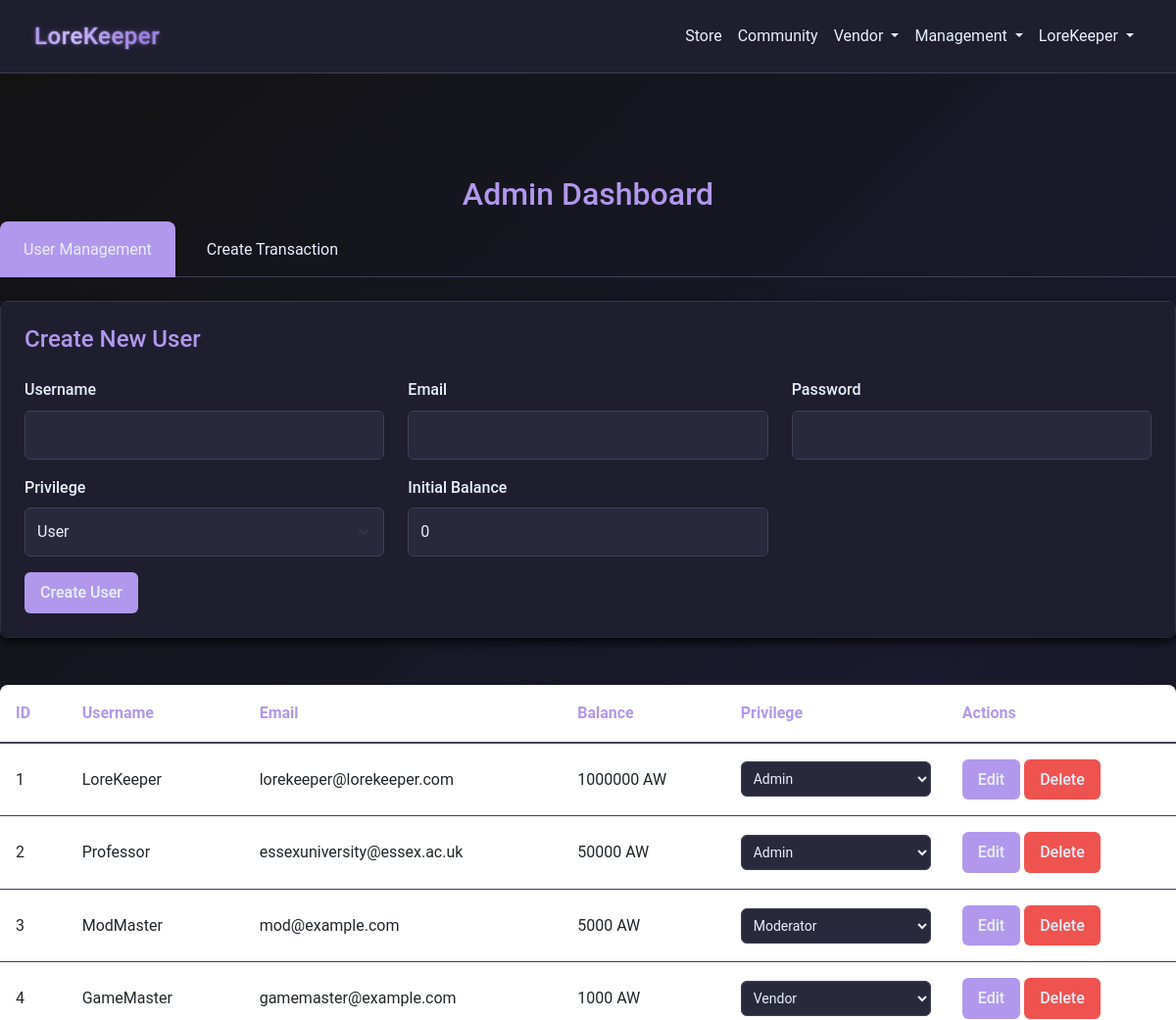
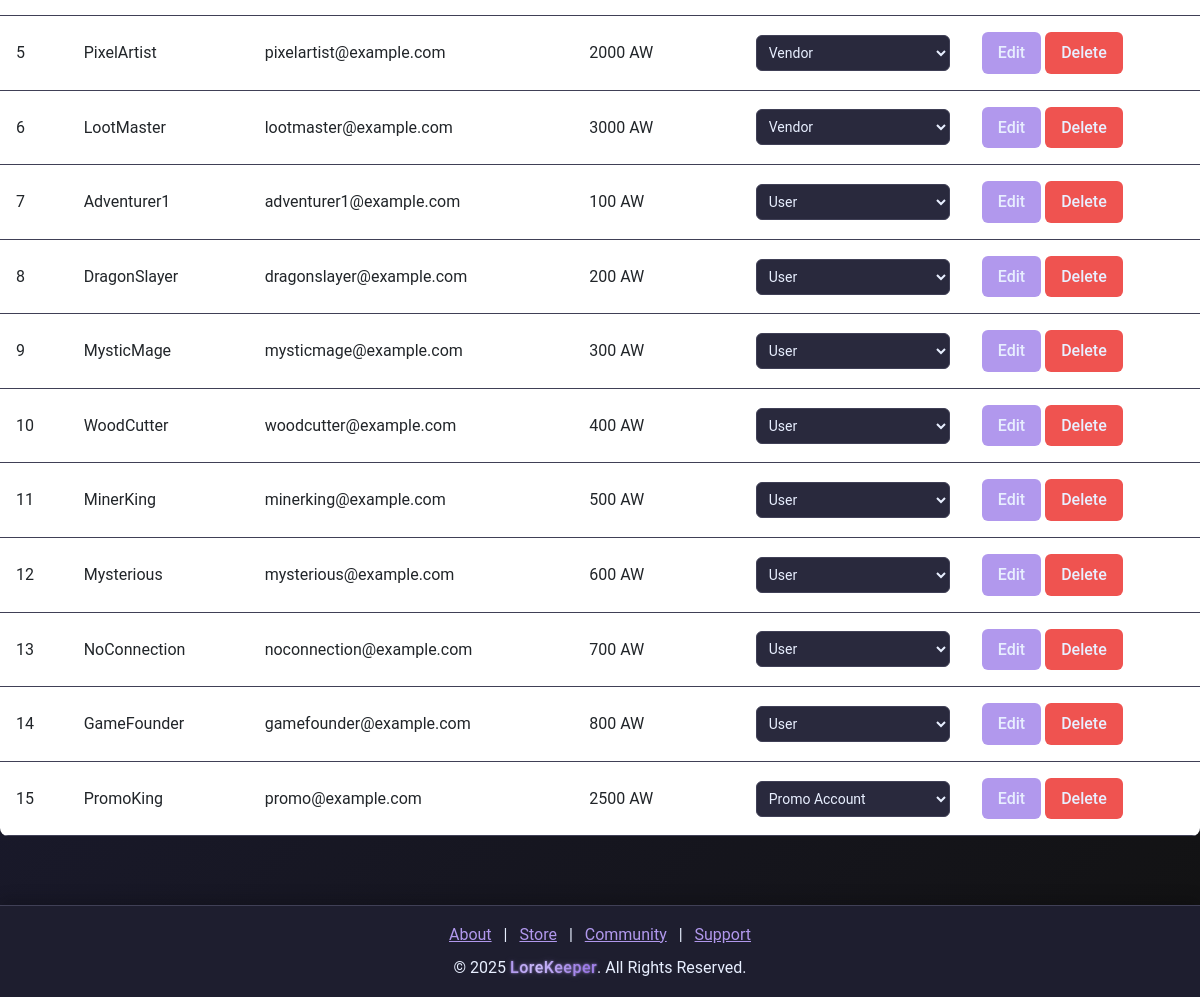
The page /admin (signed in) on the database its author committed (2 pictures, top to bottom).
### models.py (models this page shows)
class User(db.Model):
    __tablename__ = "users"
    id = db.Column(db.Integer, primary_key=True)
    username = db.Column(db.String(64), nullable=False, index=True)
    email = db.Column(db.String(128), unique=True, nullable=False, index=True)
    password = db.Column(db.String(128), nullable=False)
    bio = db.Column(db.String(256), default="")
    privilege_id = db.Column(db.Integer, db.ForeignKey("privileges.id"), default=1)
    created_at = db.Column(db.DateTime, default=datetime.utcnow)
    status = db.Column(db.String(64), default="Active", index=True)
    balance = db.Column(db.Integer, default=0)
    pending_balance = db.Column(db.Integer, default=0)
    purchases = db.relationship(
        "Purchase", back_populates="user", lazy=True, cascade="all, delete-orphan"
    )
    subscription = db.relationship(
        "Subscription", back_populates="user", lazy=True, cascade="all, delete-orphan"
    )
    received_transactions = db.relationship(
        "Receipt", foreign_keys="Receipt.receiver_id", back_populates="receiver"
    )
    tickets = db.relationship("SupportTicket", back_populates="user")
    responses = db.relationship("SupportTicketResponse", back_populates="responder")
    balance_logs = db.relationship("TransactionLog", back_populates="user")
    game_states = db.relationship("GameState", back_populates="user")
    grindstone_items = db.relationship("GrindStoneItem", back_populates="user")
    community_posts = db.relationship("CommunityPost", back_populates="creator")
    community_replies = db.relationship("CommunityReply", back_populates="creator")

class Privilege(db.Model):
    __tablename__ = "privileges"
    id = db.Column(db.Integer, primary_key=True)
    name = db.Column(db.String(64), nullable=False, unique=True)
    description = db.Column(db.String(256))

### app.py (the view, shortened to what this page needs)
@app.route("/admin", methods=["GET", "POST"])
@admin_required
def admin_dashboard():
    if session.get("privilege_id") != 999:
        flash("Access denied! Admins only.", "danger")
        return redirect(url_for("home"))
    users = User.query.all()
    privileges = Privilege.query.all()
    return render_template("admin.html", users=users, privileges=privileges)

### app.py (called while the page is built)
@app.after_request
def add_header(response):
    response.headers["Cache-Control"] = "no-store"
    return response

@app.before_request
def before_request():
    try:
        if session.get("user_id"):
            session.permanent = True
        else:
            getCookie()
    except Exception:
        session.clear()

### wrappers.py (called while the page is built)
def admin_required(f):
    @wraps(f)
    def decorated_function(*args, **kwargs):
        if not session.get("user_id"):
            flash("You must be logged in to access this page", "warning")
            return redirect(url_for("login"))
        if session.get("privilege_id") != 999:
            flash("Admin access required for this page", "warning")
            return redirect(url_for("home"))
        return f(*args, **kwargs)
    return decorated_function

### templates/admin.html (shortened to what this page needs)
{% extends "nav_footer_template.html" %}
{% block content %}
<div class="container mt-5 admin-dashboard">
    <h2 class="text-center" style="color: var(--accent-color);">Admin Dashboard</h2>
    <ul class="nav nav-tabs mb-4" id="adminTabs" role="tablist">
        <li class="nav-item">
            <a class="nav-link active" id="users-tab" data-bs-toggle="tab" href="#users" role="tab">User Management</a>
        </li>
        <li class="nav-item">
            <a class="nav-link" id="transactions-tab" data-bs-toggle="tab" href="#transactions" role="tab">Create Transaction</a>
        </li>
    </ul>
    <div class="tab-content" id="adminTabContent">
        <div class="tab-pane fade show active" id="users" role="tabpanel">
            <div class="admin-card">
                <div class="card-body admin-form">
                    <h5 class="card-title">Create New User</h5>
                    <form method="POST" action="{{ url_for('admin_dashboard') }}">
                        <div class="row">
                            <div class="col-md-4 mb-3">
                                <label for="username" class="form-label">Username</label>
                                <input type="text" class="form-control" id="username" name="username" required>
                            </div>
                            <div class="col-md-4 mb-3">
                                <label for="email" class="form-label">Email</label>
                                <input type="email" class="form-control" id="email" name="email" required>
                            </div>
                            <div class="col-md-4 mb-3">
                                <label for="password" class="form-label">Password</label>
                                <input type="password" class="form-control" id="password" name="password" required>
                            </div>
                        </div>
                        <div class="row">
                            <div class="col-md-4 mb-3">
                                <label for="privilege_id" class="form-label">Privilege</label>
                                <select class="form-select" id="privilege_id" name="privilege_id">
                                    {% for privilege in privileges %}
                                    <option value="{{ privilege.id }}">{{ privilege.name }}</option>
                                    {% endfor %}
                                </select>
                            </div>
                            <div class="col-md-4 mb-3">
                                <label for="balance" class="form-label">Initial Balance</label>
                                <input type="number" class="form-control" id="balance" name="balance" value="0">
                            </div>
                        </div>
                        <button type="submit" name="create_user" class="admin-btn admin-btn-primary">Create User</button>
                    </form>
                </div>
            </div>
            <div class="table-responsive">
                <table class="table admin-table">
                    <thead>
                        <tr>
                            <th>ID</th>
                            <th>Username</th>
                            <th>Email</th>
                            <th>Balance</th>
                            <th>Privilege</th>
                            <th>Actions</th>
                        </tr>
                    </thead>
                    <tbody>
                        {% for user in users %}
                        <tr>
                            <td>{{ user.id }}</td>
                            <td>{{ user.username }}</td>
                            <td>{{ user.email }}</td>
                            <td>{{ user.balance }} AW</td>
                            <td>
                                <select class="privilege-select" data-user-id="{{ user.id }}">
                                    {% for privilege in privileges %}
                                    <option value="{{ privilege.id }}" {% if privilege.id == user.privilege_id %}selected{% endif %}>
                                        {{ privilege.name }}
                                    </option>
                                    {% endfor %}
                                </select>
                            </td>
                            <td>
                                <button class="admin-btn admin-btn-primary edit-user" data-bs-toggle="modal"
                                        data-bs-target="#editUserModal" data-user-id="{{ user.id }}">
                                    Edit
                                </button>
                                <form method="POST" action="{{ url_for('delete_user', user_id=user.id) }}" class="d-inline">
                                    <button type="submit" class="admin-btn admin-btn-danger">Delete</button>
                                </form>
                            </td>
                        </tr>
                        {% endfor %}
                    </tbody>
                </table>
            </div>
        </div>
    </div>
</div>
{% endblock %}

### rows shown on the page
User: id "1", username "LoreKeeper", email "lorekeeper@lorekeeper.com", balance "1000000", privilege+id "Admin"
User: id "2", username "Professor", email "essexuniversity@essex.ac.uk", balance "50000", privilege+id "Admin"
User: id "3", username "ModMaster", email "mod@example.com", balance "5000", privilege+id "Moderator"
User: id "4", username "GameMaster", email "gamemaster@example.com", balance "1000", privilege+id "Vendor"
User: id "5", username "PixelArtist", email "pixelartist@example.com", balance "2000", privilege+id "Vendor"
User: id "6", username "LootMaster", email "lootmaster@example.com", balance "3000", privilege+id "Vendor"
User: id "7", username "Adventurer1", email "adventurer1@example.com", balance "100", privilege+id "User"
User: id "8", username "DragonSlayer", email "dragonslayer@example.com", balance "200", privilege+id "User"
User: id "9", username "MysticMage", email "mysticmage@example.com", balance "300", privilege+id "User"
User: id "10", username "WoodCutter", email "woodcutter@example.com", balance "400", privilege+id "User"
User: id "11", username "MinerKing", email "minerking@example.com", balance "500", privilege+id "User"
User: id "12", username "Mysterious", email "mysterious@example.com", balance "600", privilege+id "User"
User: id "13", username "NoConnection", email "noconnection@example.com", balance "700", privilege+id "User"
User: id "14", username "GameFounder", email "gamefounder@example.com", balance "800", privilege+id "User"
User: id "15", username "PromoKing", email "promo@example.com", balance "2500", privilege+id "Promo Account"

### other values the page prints
{{ session['username'] }} "LoreKeeper"
form field privilege_id "User"
